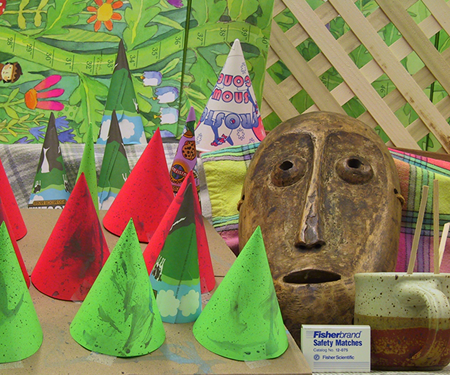
#> input picture computer_vision/Assignment3/rob501_fall_2020_assignment_03/stereo/cones/cones_image_02.png, 450 x 375 px
$ python part_02_learner_example.py
#> lines starting #> are read from the running program, lines starting #| are printed output that depends on the picture
import numpy as np
import matplotlib.pyplot as plt
from imageio import imread
# from stereo_disparity_score import stereo_disparity_score
from stereo_disparity_best import stereo_disparity_best

# [44 lines left out: function stereo_disparity_score, not called in this run]

# Load the stereo images and ground truth.
Il = imread("../stereo/cones/cones_image_02.png", as_gray = True)
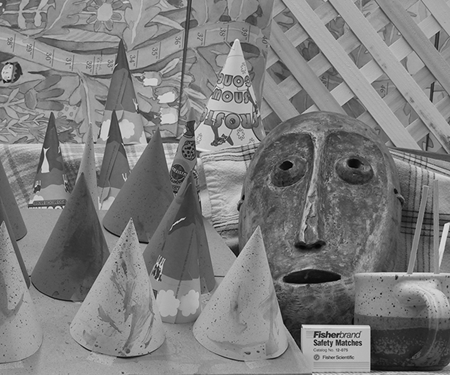
#> Il: shape (375, 450) float32; min 0, max 235.2, mean 125.5
Ir = imread("../stereo/cones/cones_image_06.png", as_gray = True)
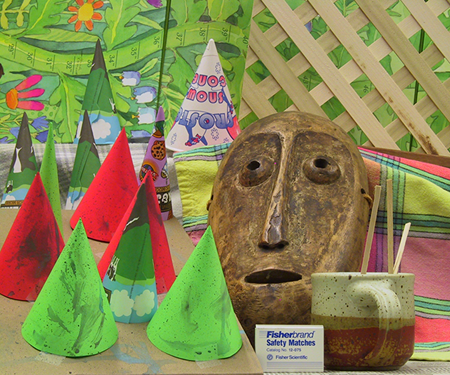
#> input picture computer_vision/Assignment3/rob501_fall_2020_assignment_03/stereo/cones/cones_image_06.png, 450 x 375 px
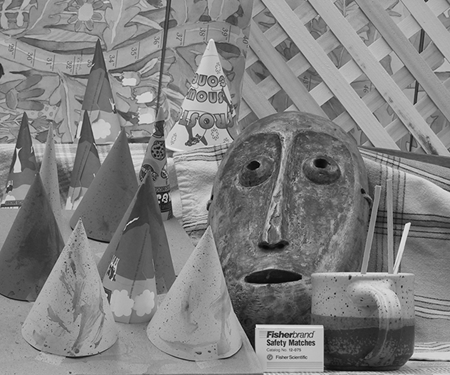
#> Ir: shape (375, 450) float32; min 0.299, max 243.7, mean 128.9

# The cones and teddy datasets have ground truth that is 'stretched'
# to fill the range of available intensities - here we divide to undo.
It = imread("../stereo/cones/cones_disp_02.png",  as_gray = True)/4.0
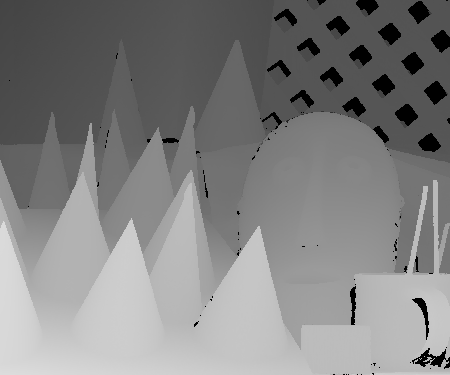
#> input picture computer_vision/Assignment3/rob501_fall_2020_assignment_03/stereo/cones/cones_disp_02.png, 450 x 375 px
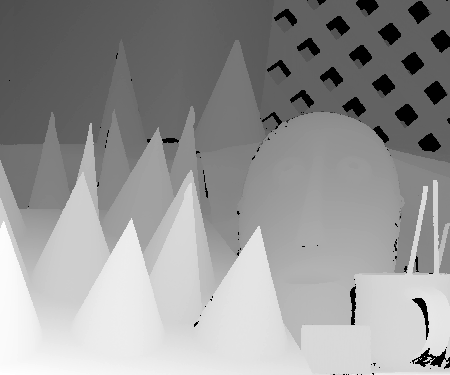
#> It: shape (375, 450) float32; min 0, max 55, mean 32.5; drawn with min black and max white

# Load the appropriate bounding box.
#> (the run stopped early here; a loop or call above may not have finished)
